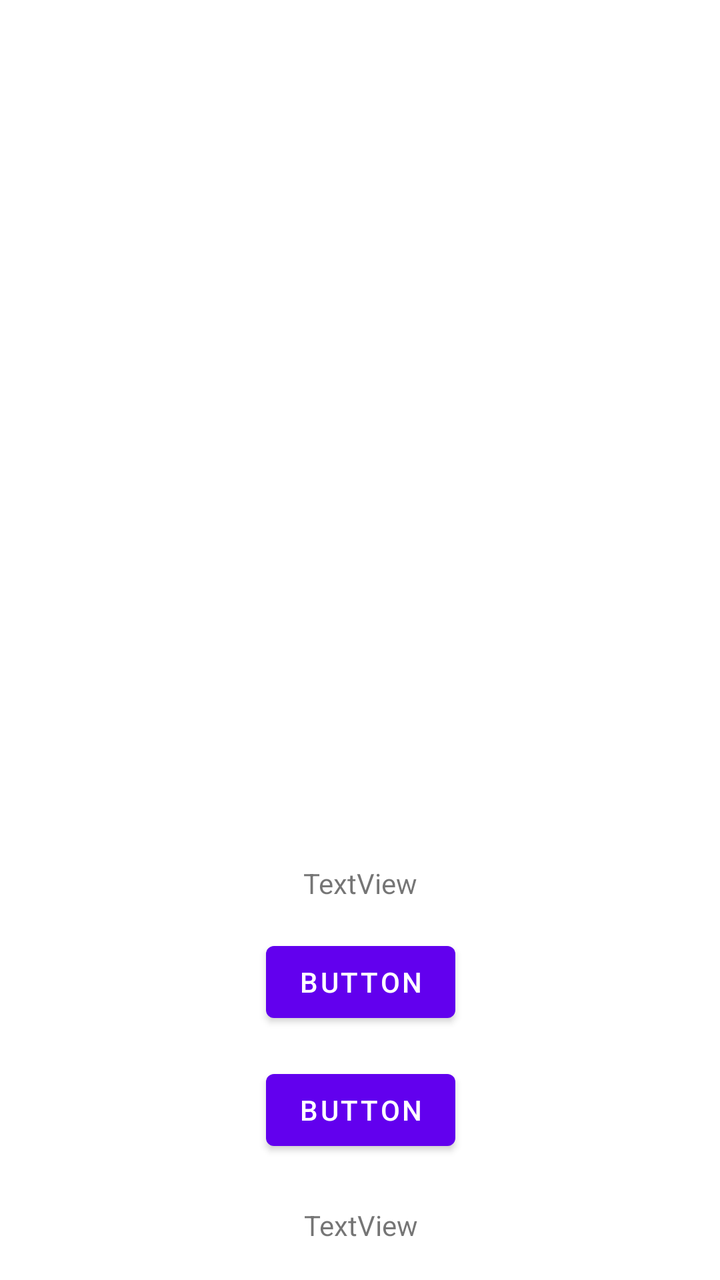
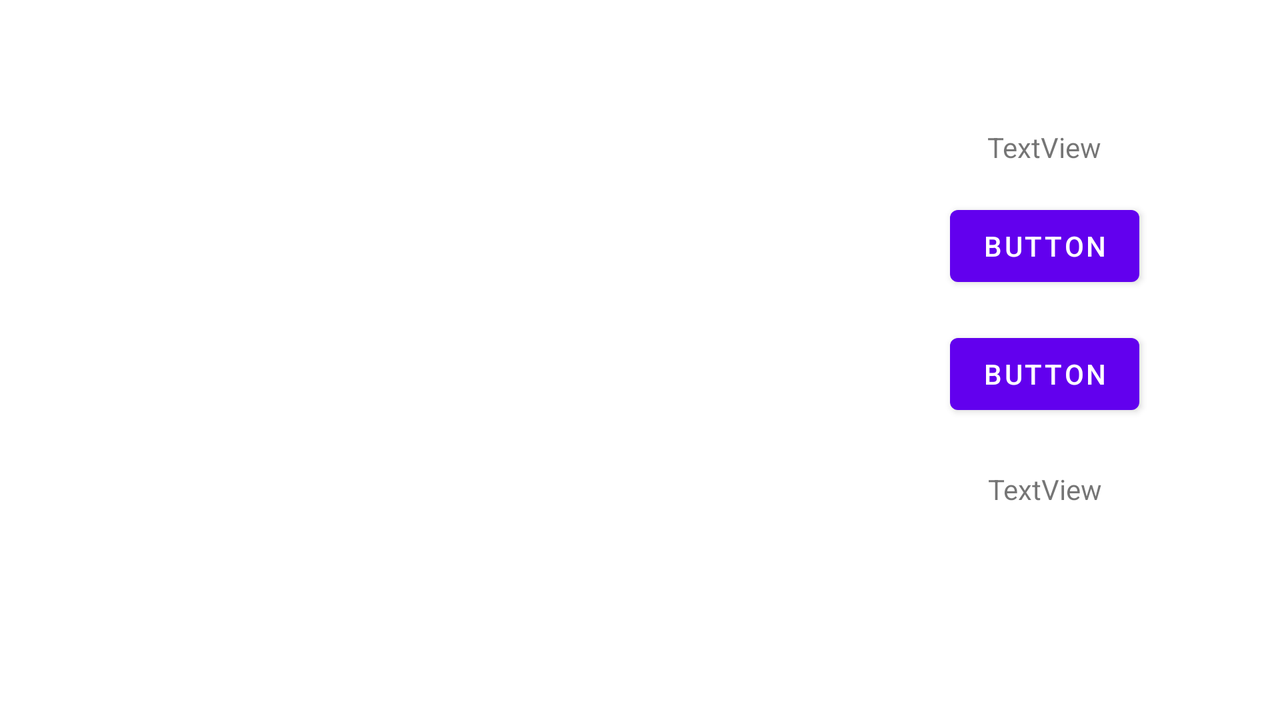

First picture: res/layout/ on a phone held upright. Second picture: the repository's own variant of that layout, on a device whose configuration matches the variant's folder. Source for both follows.
<!-- AndroidManifest.xml: application theme Theme.KotlinPractice -->
<!-- res/layout/activity_people.xml -->
<?xml version="1.0" encoding="utf-8"?>
<androidx.constraintlayout.widget.ConstraintLayout xmlns:android="http://schemas.android.com/apk/res/android"
    xmlns:app="http://schemas.android.com/apk/res-auto"
    xmlns:tools="http://schemas.android.com/tools"
    android:layout_width="match_parent"
    android:layout_height="match_parent">

    <ImageView
        android:id="@+id/imageView2"
        android:layout_width="300dp"
        android:layout_height="300dp"
        android:layout_marginTop="84dp"
        app:layout_constraintEnd_toEndOf="parent"
        app:layout_constraintStart_toStartOf="parent"
        app:layout_constraintTop_toTopOf="parent"
        app:srcCompat="@drawable/coach" />

    <TextView
        android:id="@+id/textView2"
        android:layout_width="wrap_content"
        android:layout_height="wrap_content"
        android:layout_marginTop="48dp"
        android:text="TextView"
        app:layout_constraintEnd_toEndOf="@+id/imageView2"
        app:layout_constraintStart_toStartOf="@+id/imageView2"
        app:layout_constraintTop_toBottomOf="@+id/imageView2" />

    <Button
        android:id="@+id/button"
        android:layout_width="wrap_content"
        android:layout_height="wrap_content"
        android:layout_marginTop="16dp"
        android:text="Button"
        app:layout_constraintEnd_toEndOf="@+id/textView2"
        app:layout_constraintStart_toStartOf="@+id/textView2"
        app:layout_constraintTop_toBottomOf="@+id/textView2" />

    <Button
        android:id="@+id/button2"
        android:layout_width="wrap_content"
        android:layout_height="wrap_content"
        android:layout_marginTop="16dp"
        android:text="Button"
        app:layout_constraintEnd_toEndOf="@+id/button"
        app:layout_constraintHorizontal_bias="0.0"
        app:layout_constraintStart_toStartOf="@+id/button"
        app:layout_constraintTop_toBottomOf="@+id/button" />

    <TextView
        android:id="@+id/textView3"
        android:layout_width="wrap_content"
        android:layout_height="wrap_content"
        android:layout_marginTop="24dp"
        android:text="TextView"
        app:layout_constraintEnd_toEndOf="@+id/button2"
        app:layout_constraintStart_toStartOf="@+id/button2"
        app:layout_constraintTop_toBottomOf="@+id/button2" />
</androidx.constraintlayout.widget.ConstraintLayout>
<!-- resources referenced by this layout -->
<resources>
  <style name="Theme.KotlinPractice" parent="Theme.MaterialComponents.DayNight.DarkActionBar">
          
          <item name="colorPrimary">@color/purple_500</item>
          <item name="colorPrimaryVariant">@color/purple_700</item>
          <item name="colorOnPrimary">@color/white</item>
          
          <item name="colorSecondary">@color/teal_200</item>
          <item name="colorSecondaryVariant">@color/teal_700</item>
          <item name="colorOnSecondary">@color/black</item>
          
          <item name="android:statusBarColor">?attr/colorPrimaryVariant</item>
          
      </style>
  <color name="purple_500">#FF6200EE</color>
  <color name="purple_700">#FF3700B3</color>
  <color name="white">#FFFFFFFF</color>
  <color name="teal_200">#FF03DAC5</color>
  <color name="teal_700">#FF018786</color>
  <color name="black">#FF000000</color>
</resources>
<!-- res/layout-land/activity_people.xml (the repository's variant of the layout above) -->
<!-- drawn on the phone turned sideways -->
<?xml version="1.0" encoding="utf-8"?>
<androidx.constraintlayout.widget.ConstraintLayout xmlns:android="http://schemas.android.com/apk/res/android"
    xmlns:app="http://schemas.android.com/apk/res-auto"
    xmlns:tools="http://schemas.android.com/tools"
    android:layout_width="match_parent"
    android:layout_height="match_parent">

    <ImageView
        android:id="@+id/imageView2"
        android:layout_width="300dp"
        android:layout_height="300dp"
        android:layout_marginTop="64dp"
        app:layout_constraintEnd_toEndOf="parent"
        app:layout_constraintHorizontal_bias="0.099"
        app:layout_constraintStart_toStartOf="parent"
        app:layout_constraintTop_toTopOf="parent"
        app:srcCompat="@drawable/coach" />

    <TextView
        android:id="@+id/textView2"
        android:layout_width="wrap_content"
        android:layout_height="wrap_content"
        android:layout_marginStart="160dp"
        android:layout_marginTop="64dp"
        android:text="TextView"
        app:layout_constraintEnd_toEndOf="parent"
        app:layout_constraintHorizontal_bias="0.0"
        app:layout_constraintStart_toEndOf="@+id/imageView2"
        app:layout_constraintTop_toTopOf="parent" />

    <Button
        android:id="@+id/button"
        android:layout_width="wrap_content"
        android:layout_height="wrap_content"
        android:layout_marginTop="16dp"
        android:text="Button"
        app:layout_constraintEnd_toEndOf="@+id/textView2"
        app:layout_constraintStart_toStartOf="@+id/textView2"
        app:layout_constraintTop_toBottomOf="@+id/textView2" />

    <Button
        android:id="@+id/button2"
        android:layout_width="wrap_content"
        android:layout_height="wrap_content"
        android:layout_marginTop="16dp"
        android:text="Button"
        app:layout_constraintEnd_toEndOf="@+id/button"
        app:layout_constraintHorizontal_bias="0.0"
        app:layout_constraintStart_toStartOf="@+id/button"
        app:layout_constraintTop_toBottomOf="@+id/button" />

    <TextView
        android:id="@+id/textView3"
        android:layout_width="wrap_content"
        android:layout_height="wrap_content"
        android:layout_marginTop="24dp"
        android:text="TextView"
        app:layout_constraintEnd_toEndOf="@+id/button2"
        app:layout_constraintStart_toStartOf="@+id/button2"
        app:layout_constraintTop_toBottomOf="@+id/button2" />
</androidx.constraintlayout.widget.ConstraintLayout>
